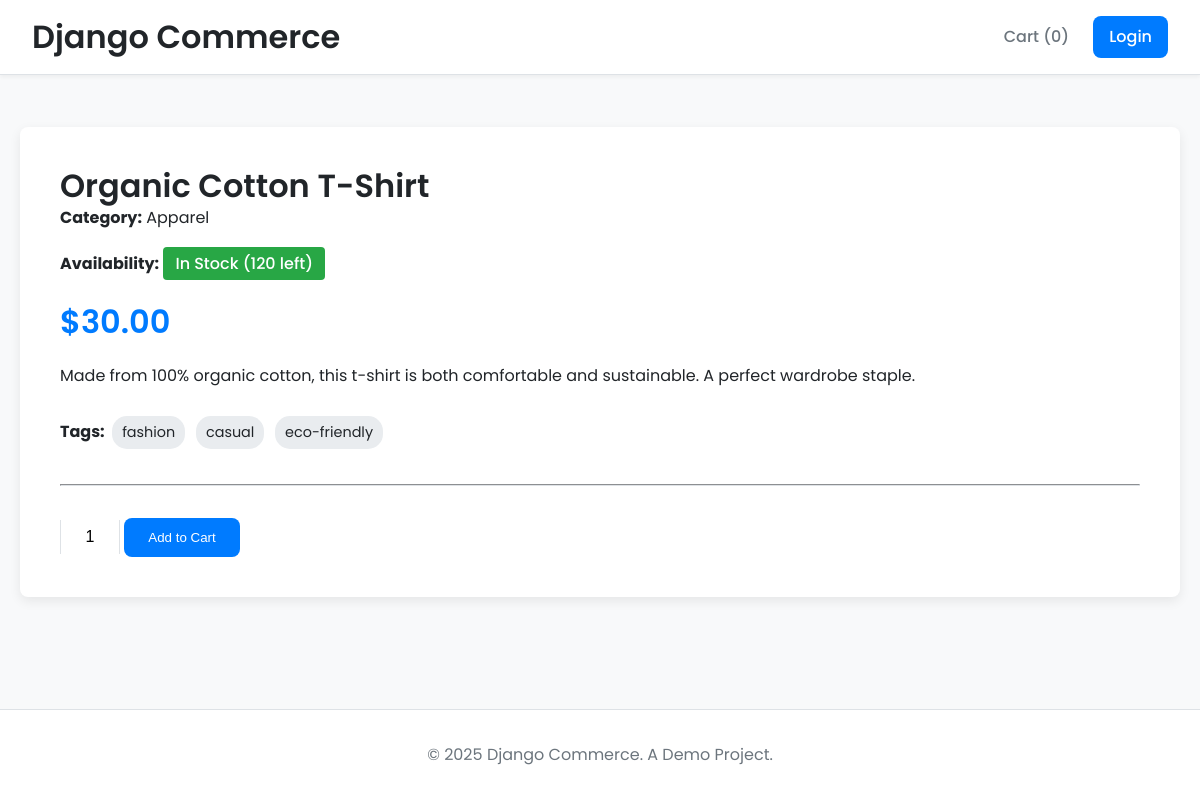
Page /product/3/ on the committed database.
### shop/models.py (models this page shows, shortened)
class Product(models.Model):
    name = models.CharField(max_length=200)
    category = models.CharField(max_length=100)
    price = models.DecimalField(max_digits=10, decimal_places=2)
    tags = models.ManyToManyField(Tag, related_name='products')
    description = models.TextField(blank=True, null=True)
    stock = models.PositiveIntegerField(default=10) # Using PositiveIntegerField for stock
    image = models.ImageField(upload_to='products/', blank=True, null=True)

class Tag(models.Model):
    name = models.CharField(max_length=50, unique=True)

### shop/views.py (the view)
# urls.py: path('product/<int:pk>/', views.product_detail, name='product_detail'),
def product_detail(request, pk):
    product = get_object_or_404(Product, pk=pk)
    form = AddToCartForm()
    if request.user.is_authenticated:
        Interaction.objects.update_or_create(user=request.user, product=product, action=Interaction.Action.VIEW)
    similar_items = similar_products(product.id, k=4)
    return render(request, 'shop/product_detail.html', {'product': product, 'form': form, 'similar_items': similar_items})

### shop/forms.py
class AddToCartForm(forms.Form):
    quantity = forms.IntegerField(
        min_value=1,
        initial=1,
        widget=forms.NumberInput(attrs={'class': 'quantity-input'})
    )

### shop/recommender/content.py (called while the page is built)
def similar_products(product_id: int, k: int = 5):
    matrix, product_map = get_product_tag_matrix()
    if not product_map or product_id not in product_map:
        return Product.objects.none()
    product_idx = product_map.get(product_id)
    if product_idx is None:
        return Product.objects.none()
    target_vector = matrix[product_idx, :].reshape(1, -1)
    similar_indices = SIMILARITY_FUNCTION(matrix, target_vector, k=k + 1)
    inverse_product_map = {v: k for k, v in product_map.items()}
    similar_product_ids = [inverse_product_map[i] for i in similar_indices if i != product_idx][:k]
    return Product.objects.filter(id__in=similar_product_ids)

### shop/services.py (called while the page is built)
def cart_context(request):
    return {'cart': Cart(request)}

    def get_total_items(self):
        return sum(item['quantity'] for item in self.cart.values())

### shop/templates/shop/product_detail.html (shortened to what this page needs)
{% extends "shop/base.html" %}
{% block content %}
<div class="product-detail">
    <h1>{{ product.name }}</h1>
    <p class="category" style="margin-bottom: 1rem;"><strong>Category:</strong> {{ product.category }}</p>
    <p style="margin-bottom: 1rem;">
        <strong>Availability:</strong>
        {% if product.stock > 0 %}
            <span class="stock-status in-stock">In Stock ({{ product.stock }} left)</span>
        {% else %}
            <span class="stock-status out-of-stock">Out of Stock</span>
        {% endif %}
    </p>
    <p class="price" style="font-size: 2em; margin: 1rem 0; font-weight: 600; color: var(--primary-color);">${{ product.price }}</p>
    <div class="description" style="margin-bottom: 1.5rem;">
        <p>{{ product.description|linebreaks }}</p>
    </div>
    <div class="tags">
        <strong>Tags:</strong>
        {% for tag in product.tags.all %}
            <span>{{ tag.name }}</span>
        {% endfor %}
    </div>
    <hr style="margin: 2rem 0; border-color: var(--border-color);">
    <div style="display: flex; gap: 1rem; align-items: center;">
        <form action="{% url 'shop:add_to_cart' product.id %}" method="post" class="add-to-cart-form">
            {{ form.quantity }}
            <button type="submit" class="btn btn-primary" {% if product.stock <= 0 %}disabled{% endif %}>
                {% if product.stock > 0 %}Add to Cart{% else %}Out of Stock{% endif %}
            </button>
        </form>
    </div>
</div>
{% endblock %}

### shop/static/shop/styles.css (style rules this page uses)
:root { --primary-color: #007bff; --primary-hover: #0056b3; --secondary-color: #6c757d; --success-color: #28a745; --danger-color: #dc3545; --background-color: #f8f9fa; --surface-color: #ffffff; --text-color: #212529; --text-muted: #6c757d; --border-color: #dee2e6; --font-family: 'Poppins', sans-serif; --border-radius: 8px; --box-shadow: 0 4px 12px rgba(0, 0, 0, 0.08); --transition-speed: 0.3s ease; }
*, *::before, *::after { box-sizing: border-box; margin: 0; padding: 0; }
html { height: 100%; }
body { display: flex; flex-direction: column; min-height: 100%; font-family: var(--font-family); background-color: var(--background-color); color: var(--text-color); line-height: 1.6; }
h1, h2, h3 { font-weight: 600; line-height: 1.2; }
.btn { display: inline-block; padding: 0.75rem 1.5rem; border: none; border-radius: var(--border-radius); cursor: pointer; font-weight: 500; text-align: center; transition: all var(--transition-speed); }
.btn-primary { background-color: var(--primary-color); color: #fff; }
.quantity-input { width: 60px; padding: 0.5rem; text-align: center; border: none; border-left: 1px solid var(--border-color); border-right: 1px solid var(--border-color); font-size: 1rem; font-weight: 500; -moz-appearance: textfield; }
.product-detail { background: var(--surface-color); padding: 2.5rem; border-radius: var(--border-radius); box-shadow: var(--box-shadow); }
.stock-status { font-weight: 500; padding: 0.25rem 0.75rem; border-radius: 4px; color: #fff; display: inline-block; }
.in-stock { background-color: var(--success-color); }
.tags span { background-color: #e9ecef; padding: 5px 10px; border-radius: 15px; font-size: 0.9em; margin: 0.2rem; display: inline-block; }

### rows in the picture
Product: name "Organic Cotton T-Shirt", category "Apparel", stock "120", price "30.00", description "Made from 100% organic cotton, this t-shirt is both comfortable and sustainable. A perfect wardrobe staple."
Tag: name "fashion"
Tag: name "casual"
Tag: name "eco-friendly"

### other values in the picture
{{ cart.get_total_items }} "0"
